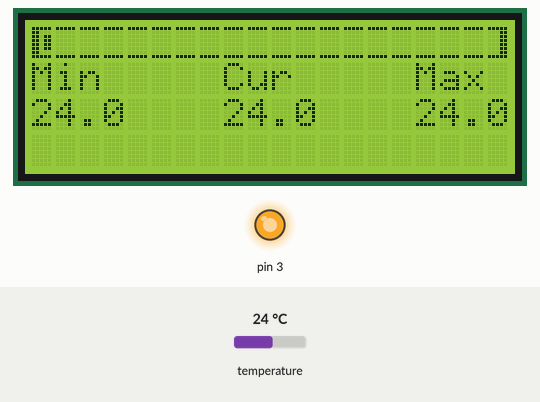
Bench run of a sketch on a simulated Arduino Uno, built with avr-gcc and run on an emulated ATmega328P. On the bench: 20×4 character LCD, output pins drawn as LEDs (lit = HIGH). Inputs (shaded band) come from the test bench; at power-on: temperature 24 °C. What the sketch prints to the serial monitor is not drawn.

Above: at 1.3 s.
1.4 s: temperature set to 28 °C
At 4.0 s:
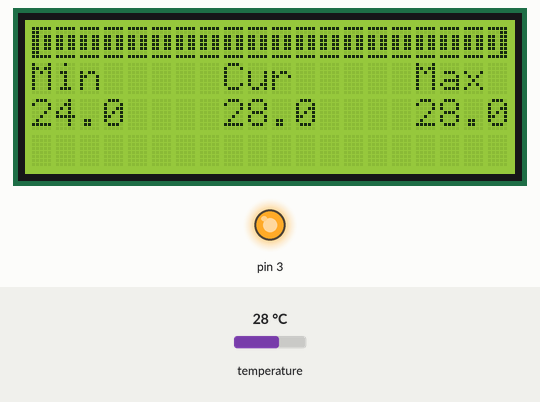
4.3 s: temperature set to 27.2 °C
At 5.7 s:
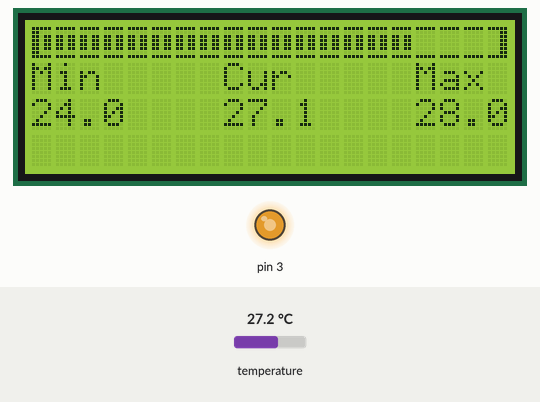
6.9 s: temperature set to 26.2 °C
At 9.6 s:
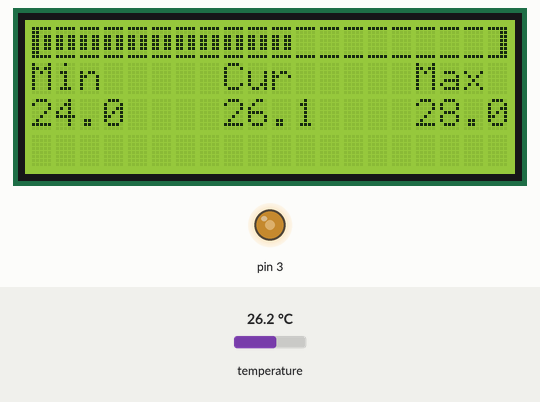
9.9 s: temperature set to 25.3 °C
At 11.6 s:
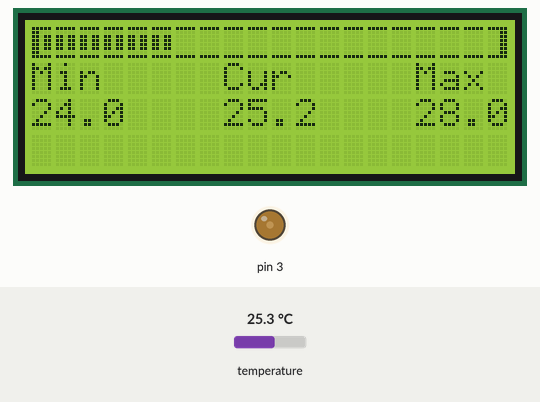
15.7 s: temperature set to 12 °C
At 16.2 s:
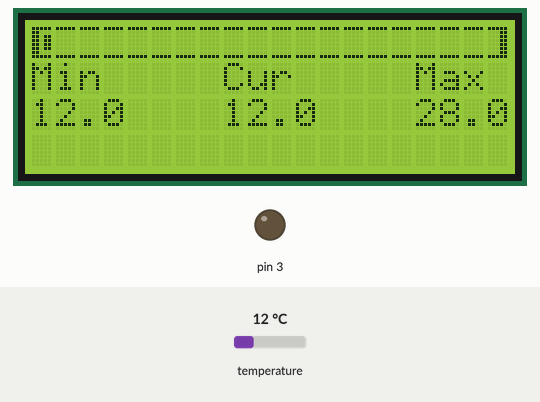
18.3 s: temperature set to 19 °C
At 20.1 s:
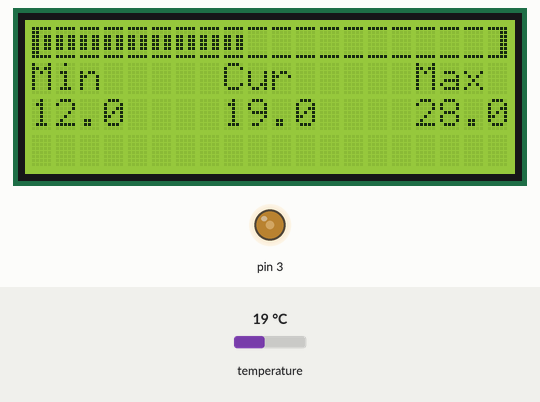
Timing chart, 0 to 21.6 s (numbered marks = the images above; inputs shaded):
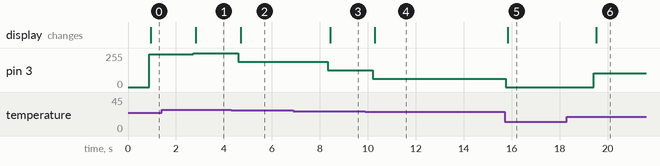

The sketch:

Smart-Fan.ino
```cpp
#include <OneWire.h>
#include <DallasTemperature.h>
#include <Wire.h>
#include <LiquidCrystal_I2C.h>

#define ONE_WIRE_BUS 2

#define START 0
#define MID 1
#define MID_EMPTY 2
#define END 3
#define END_EMPTY 4

LiquidCrystal_I2C lcd(0x27, 20, 4);

float tempMax = 0;
float tempMin = 0;

OneWire oneWire(ONE_WIRE_BUS);
DallasTemperature sensors(&oneWire);

byte startChar[] = {
  B11111,
  B11000,
  B11011,
  B11011,
  B11011,
  B11011,
  B11000,
  B11111
};

byte endChar[] = {
  B11111,
  B00011,
  B11011,
  B11011,
  B11011,
  B11011,
  B00011,
  B11111
};

byte midChar[] = {
  B11111,
  B00000,
  B11011,
  B11011,
  B11011,
  B11011,
  B00000,
  B11111
};

byte midCharEmpty[] = {
  B11111,
  B00000,
  B00000,
  B00000,
  B00000,
  B00000,
  B00000,
  B11111
};

byte endCharEmpty[] = {
  B11111,
  B00011,
  B00011,
  B00011,
  B00011,
  B00011,
  B00011,
  B11111
};

void setup( ) {
  Serial.begin(9600);
  sensors.begin();

  // LCD initialize
  lcd.init();
  lcd.backlight();

  // Initialize custom characters
  lcd.createChar(START, startChar);
  lcd.createChar(MID, midChar);
  lcd.createChar(MID_EMPTY, midCharEmpty);
  lcd.createChar(END, endChar);
  lcd.createChar(END_EMPTY, endCharEmpty);

}
void loop(void) {
  // Get temperature
  sensors.requestTemperatures();
  float currentTemp = sensors.getTempCByIndex(0);

  // Set maximum temperature
  if ((tempMax == 0) || (currentTemp > tempMax)) {
    tempMax = currentTemp;
  }

  // Set minimum temperature
  if ((tempMin == 0) || (currentTemp < tempMin)) {
    tempMin = currentTemp;
  }

  // Get position for progress bar
  int pos = map(currentTemp, tempMin, tempMax, 0, 20);

  // Set fan speed
  analogWrite(3, pos / 20.0 * 255);

  printProgressBar(pos);
  printTemp(tempMin, tempMax, currentTemp);

  Serial.println(currentTemp);
  delay(1000);
}

void printProgressBar(int pos) {
  // LCD print start of progress bar
  lcd.setCursor(0, 0);
  lcd.write((byte) START);

  // Empty progress bar
  for (int x = 1; x < 19; x ++) {
    lcd.setCursor(x, 0);
    lcd.write((byte) MID_EMPTY);
  }

  // Add in filled progress bar
  for (int x = 1; x <= pos; x++) {
    lcd.setCursor(x, 0);
    lcd.write((byte) MID);
  }

  // Add the end of progress bae
  lcd.setCursor(19, 0);
  if (pos == 20) {
    lcd.write((byte) END);
  } else {
    lcd.write((byte) END_EMPTY);
  }
}

void printTemp(float tempMin, float tempMax, float currentTemp) {
  lcd.setCursor(0, 2);
  lcd.print((int)(tempMin * 10) / 10.0);
  lcd.setCursor(4, 2);
  lcd.print(" ");

  lcd.setCursor(8, 2);
  lcd.print((int)(currentTemp * 10) / 10.0);
  lcd.setCursor(12, 2);
  lcd.print(" ");

  lcd.setCursor(16, 2);
  lcd.print((int)(tempMax * 10) / 10.0);

  lcd.setCursor(0, 1);
  lcd.print("Min     Cur     Max ");
}
```

Measured:
- the behaviour switches between 28 and 27.9 °C on temperature (found by bisection; images 1 and 2)
- the behaviour switches between 27 and 26.9 °C on temperature (found by bisection; images 2 and 3)
- the behaviour switches between 26 and 25.9 °C on temperature (found by bisection; images 3 and 4)
- after the input at 1.4 s, pin 3: 244/255 → 255/255 after 1.3 s; the display: changes after 1.4 s (image 1)
- after the input at 4.3 s, pin 3: 255/255 → 191/255 after 0.30 s; the display: changes after 0.40 s (image 2)
- after the input at 6.9 s, pin 3: 191/255 → 127/255 after 1.4 s; the display: changes after 1.5 s (image 3)
- after the input at 9.9 s, pin 3: 127/255 → 63/255 after 0.30 s; the display: changes after 0.38 s (image 4)
- after the input at 15.7 s, pin 3: 63/255 → 0/255 after 0.05 s; the display: changes after 0.13 s (image 5)
- after the input at 18.3 s, pin 3: 0/255 → 102/255 after 1.1 s; the display: changes after 1.2 s (image 6)
